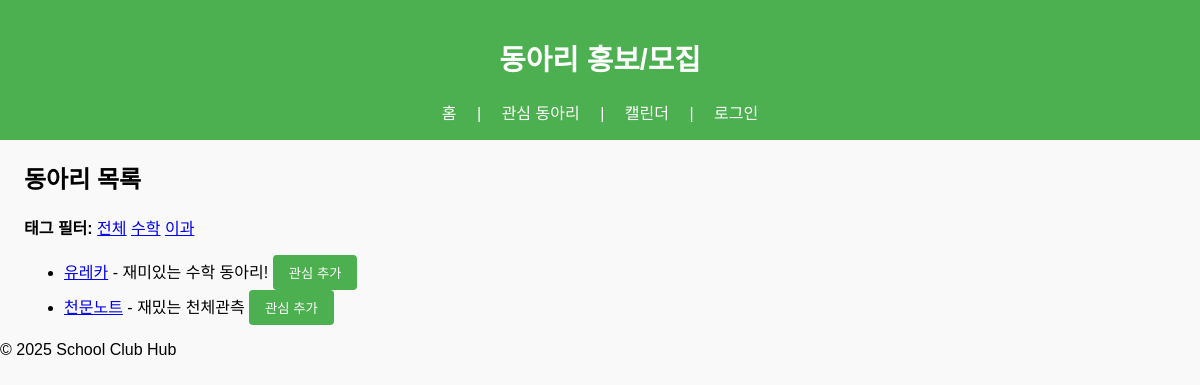
The page / on the database its author committed.
### models.py (models this page shows)
class Tag(db.Model):
    id = db.Column(db.Integer, primary_key=True)
    name = db.Column(db.String(50), unique=True, nullable=False)

class Club(db.Model):
    id = db.Column(db.Integer, primary_key=True)
    name = db.Column(db.String(120), nullable=False)
    one_liner = db.Column(db.String(200))
    description = db.Column(db.Text)
    logo_filename = db.Column(db.String(255))
    recruit_start = db.Column(db.Date)
    recruit_end = db.Column(db.Date)
    interview_datetime = db.Column(db.String(120))  # 장소/일시 자유기재
    capacity = db.Column(db.Integer)
    form_link = db.Column(db.String(255))
    last_year_competition = db.Column(db.String(50))  # 미기재 허용 -> 문자열
    contact = db.Column(db.String(120))
    closed = db.Column(db.Boolean, default=False)
    tags = db.relationship('Tag', secondary=club_tags, backref='clubs')
    images = db.relationship('ClubImage', backref='club', cascade='all, delete')

### app.py (the view)
    @app.route('/')
    def index():
        tag = request.args.get('tag')
        q = Club.query
        if tag:
            q = q.join(Club.tags).filter(Tag.name == tag)
        clubs = q.order_by(Club.name.asc()).all()
        tags = Tag.query.order_by(Tag.name.asc()).all()
        fav_ids = session.get('favorites', [])
        return render_template('index.html', clubs=clubs, tags=tags, selected_tag=tag, fav_ids=fav_ids)

### templates/index.html (shortened to what this page needs)
{% extends "base.html" %}
{% block content %}
  <div class="index-content">
    <h2>동아리 목록</h2>
    <div>
      <strong>태그 필터:</strong>
      <a href="{{ url_for('index') }}">전체</a>
      {% for tag in tags %}
        <a href="{{ url_for('index', tag=tag.name) }}">{{ tag.name }}</a>
      {% endfor %}
    </div>
    <ul>
      {% for club in clubs %}
        <li>
          <a href="{{ url_for('club_detail', club_id=club.id) }}">{{ club.name }}</a> - {{ club.one_liner }}
          <form action="{{ url_for('toggle_favorite', club_id=club.id) }}" method="post" style="display:inline">
            {% if club.id in fav_ids %}
              <button type="submit">관심 해제</button>
            {% else %}
              <button type="submit">관심 추가</button>
            {% endif %}
          </form>
        </li>
      {% else %}
        <li>등록된 동아리가 없습니다.</li>
      {% endfor %}
    </ul>
  </div>
{% endblock %}

### static/styles.css (style rules this page uses)
body { font-family: Arial, sans-serif; background-color: #f9f9f9; margin: 0; padding: 0; }
.index-content { padding-left: 1.5rem; }
button { background-color: #4CAF50; border: none; color: white; padding: 0.5rem 1rem; border-radius: 4px; cursor: pointer; }

### rows shown on the page
Tag: name "수학"
Tag: name "이과"
Club: name "유레카", one_liner "재미있는 수학 동아리!", shows "관심 추가"
Club: name "천문노트", one_liner "재밌는 천체관측", shows "관심 추가"
